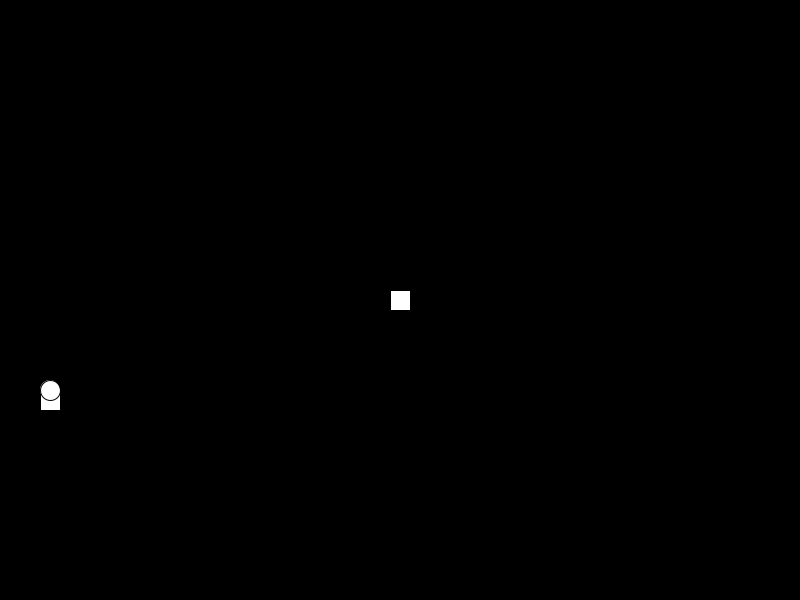
Frame 1 (no input)
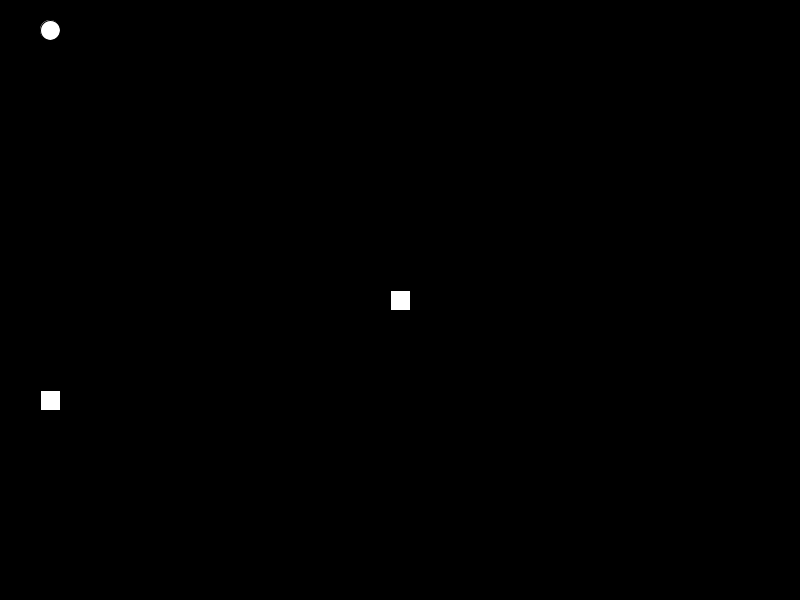
Frame 60 (the mouse pressed at the canvas centre just before this capture)
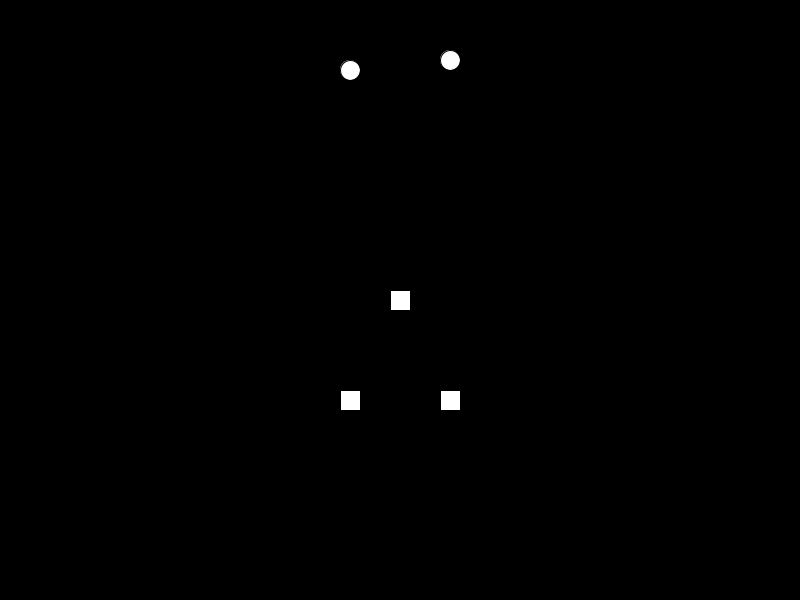
Frame 120 (the mouse held since frame 60 and released just before this capture)

The Processing sketch that drew these frames (run headless with seeded random() and noise(); from frame 60 on, the mouse is pressed at the canvas centre):

// Processing sketch: layers
// ── layers.pde
int bullet = 400;
int speed = 10;


void setup() {
  size (800, 600);
}


void draw() {
  background(0);
  noCursor();
  
  
  //pushMatrix layer one. Ends with popMatrix
  pushMatrix();
  translate(mouseX-50, 0);
  rectMode(CENTER);
  rect(0, 400, 20, 20);
  ellipse(0, bullet, 20, 20);
  if (bullet < 0) {
    bullet = 400;
  }
  bullet = bullet-speed;
  popMatrix();
  //End of layer one

  //pushMatrix layer two. Ends with popMatrix
  pushMatrix();
  translate(mouseX+50, 0);
  rectMode(CENTER);
  rect(0, 400, 20, 20);
  ellipse(0, bullet, 20, 20);
  if (bullet < 0) {
    bullet = 400;
  }
  bullet = bullet-speed;
  popMatrix();
  //End of layer two

  rect(400, 300, 20, 20); //This shape is outside of the pushMatrix groups
}
